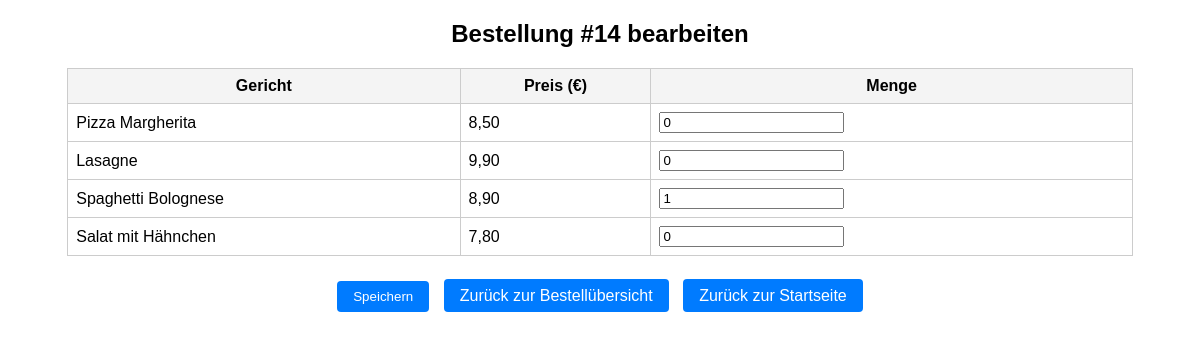
/bestellando/bearbeiten.php?id=14, run on the app's committed database.
### tables this page shows
CREATE TABLE `speisekarte` (
  `id` int(11) NOT NULL,
  `gericht` varchar(100) NOT NULL,
  `preis` decimal(5,2) NOT NULL
);

### bestellando/bearbeiten.php (the view, shortened to what this page needs)
<?php
include 'includes/db.php';
$bestellung_id = intval($_GET['id']);
$speisen = [];
$speisen_result = $conn->query("SELECT id, gericht, preis FROM speisekarte");
while ($row = $speisen_result->fetch_assoc()) {
    $speisen[$row['id']] = $row;
}
$positionen = [];
$pos_result = $conn->query("SELECT * FROM bestellpositionen WHERE bestellung_id = $bestellung_id");
while ($row = $pos_result->fetch_assoc()) {
    $positionen[$row['speise_id']] = $row['menge'];
}
?>
<!DOCTYPE html>
<html>
<head>
</head>
<body>
<h2 class="center">Bestellung #<?= $bestellung_id ?> bearbeiten</h2>
<form method="POST">
    <table>
        <tr>
            <th>Gericht</th>
            <th>Preis (€)</th>
            <th>Menge</th>
        </tr>
        <?php foreach ($speisen as $id => $gericht): ?>
            <tr>
                <td><?= htmlspecialchars($gericht['gericht']) ?></td>
                <td><?= number_format($gericht['preis'], 2, ',', '.') ?></td>
                <td><input type="number" name="menge[<?= $id ?>]" value="<?= $positionen[$id] ?? 0 ?>" min="0"></td>
            </tr>
        <?php endforeach; ?>
    </table>
    <div class="center">
        <button type="submit">Speichern</button>
        <a href="bestellung.php" class="btn-link">Zurück zur Bestellübersicht</a>
        <a href="index.php" class="btn-link">Zurück zur Startseite</a>
    </div>
</form>
</body>
</html>

### bestellando/bearbeiten.php (style rules this page uses)
table { border-collapse: collapse; width: 90%; margin: 20px auto; }
th, td { border: 1px solid #ccc; padding: 8px; }
th { background-color: #f4f4f4; }
body { font-family: Arial; }
.center { text-align: center; margin-top: 20px; }
button, .btn-link { padding: 8px 16px; margin: 5px; text-decoration: none; background-color: #007BFF; color: white; border: none; border-radius: 4px; cursor: pointer; }

### data on the page
speisekarte: gericht "Pizza Margherita", preis "8,50", value "0"
speisekarte: gericht "Lasagne", preis "9,90", value "0"
speisekarte: gericht "Spaghetti Bolognese", preis "8,90", value "1"
speisekarte: gericht "Salat mit Hähnchen", preis "7,80", value "0"

### other printed values
$bestellung_id "14"
